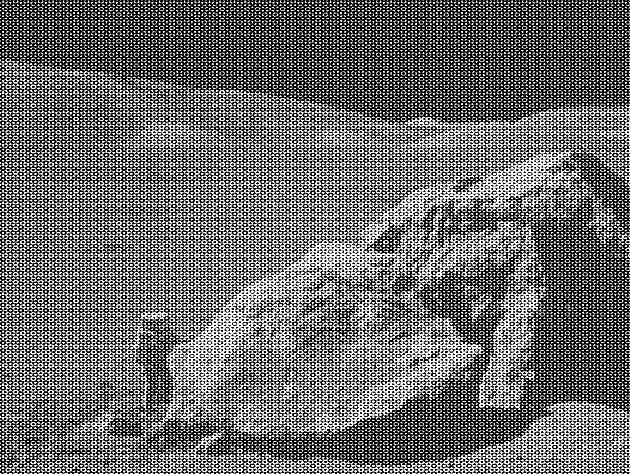
#> input picture AT_solutions/moonlanding.png, 630 x 474 px, found by its file name
$ jupyter execute --allow-errors 09ex_Algorithms.ipynb   (shell and % lines are left out)
#> lines starting #> are read from the running program, lines starting #| are printed output that depends on the picture; long printed decimals are rounded
1\. **Maximum wind speed prediction at the Sprogø station**

The exercise goal is to predict the maximum wind speed occurring every 50 years even if no measure exists for such a period. The available data are only measured over 21 years at the Sprogø meteorological station located in Denmark.

The annual maxima are supposed to fit a normal probability density function. However such function is not going to be estimated because it gives a probability from a wind speed maxima. Finding the maximum wind speed occurring every 50 years requires the opposite approach, the result needs to be found from a defined probability. That is the quantile function role and the exercise goal will be to find it. In the current model, it is supposed that the maximum wind speed occurring every 50 years is defined as the upper 2% quantile.

By definition, the quantile function is the inverse of the cumulative distribution function. The latter describes the probability distribution of an annual maxima. In the exercise, the cumulative probability $p_i$ for a given year i is defined as $p_i = i/(N+1)$ with $N = 21$, the number of measured years. Thus it will be possible to calculate the cumulative probability of every measured wind speed maxima. From those experimental points, the scipy.interpolate module will be very useful for fitting the quantile function. Finally the 50 years maxima is going to be evaluated from the cumulative probability of the 2% quantile.

Practically, load the dataset:

```python
import numpy as np
max_speeds = np.load('max-speeds.npy')
years_nb = max_speeds.shape[0]
```

Compute then the cumulative probability $p_i$ (`cprob`) and sort the maximum speeds from the data. Use then the  UnivariateSpline from scipy.interpolate to define a quantile function and thus estimate the probabilities.

In the current model, the maximum wind speed occurring every 50 years is defined as the upper 2% quantile. As a result, the cumulative probability value will be:

```python
fifty_prob = 1. - 0.02
```

So the storm wind speed occurring every 50 years can be guessed as:

``` python
fifty_wind = quantile_func(fifty_prob)
```

[cell 1]
import numpy as np
import scipy as sp
from scipy import optimize,interpolate
from scipy.interpolate import UnivariateSpline,interp1d
import matplotlib.pyplot as plt

#> (the rest of this cell did not finish here and is left out)

2\. **Curve fitting of temperature in Alaska**

The temperature extremes in Alaska for each month, starting in January, are given by (in degrees Celcius):

max:  17,  19,  21,  28,  33,  38, 37,  37,  31,  23,  19,  18

min: -62, -59, -56, -46, -32, -18, -9, -13, -25, -46, -52, -58

* Plot these temperature extremes.
* Define a function that can describe min and max temperatures.
* Fit this function to the data with scipy.optimize.curve_fit().
* Plot the result. Is the fit reasonable? If not, why?
* Is the time offset for min and max temperatures the same within the fit accuracy?

[cell 2]
import scipy as sp
import numpy as np
import matplotlib.pyplot as plt
from scipy import optimize

month=['January','Febraury','March','April','May','June','July','August','September','October','November','December']
t_max=np.array([17,19,21,28,33,38,37,37,31,23,19,18])
t_min=np.array([-62,-59,-56,-46,-32,-18,-9,-13,-25,-46,-52,-58])
num=np.arange(1,13)
fig, ax =  plt.subplots(figsize=[8,8])
ax.scatter(num,t_max,label='T_MAX')
ax.scatter(num,t_min,label='T_MIN')
ax.set_xlabel(xlabel='Months')
ax.set_ylabel(ylabel='Temperature')
ax.legend()

def f(x,A,omega,xoff,yoff):
     #return  np.exp(- ((x - mu)**2) / (sigma**2)) + yoff
        return A*np.cos(omega*x+xoff) + yoff
params_max,params_covariance_max=optimize.curve_fit(f,num,t_max,)
params_min,params_covariance_min=optimize.curve_fit(f,num,t_min)

x=np.arange(1,13,1)
ax.plot(x,f(x,params_max[0],params_max[1],params_max[2],params_max[3]))
ax.plot(x,f(x,params_min[0],params_min[1],params_min[2],params_min[3]))
#help(optimize.curve_fit)
print('Time offset from T_MAX fit: \n ',params_max[2])
print('Time offset from T_MIN fit: \n ',params_min[2])
#here you can do a t-test
# the answer is yes, considering that -5 offset corresponds to a +7 offset in a T=12 period
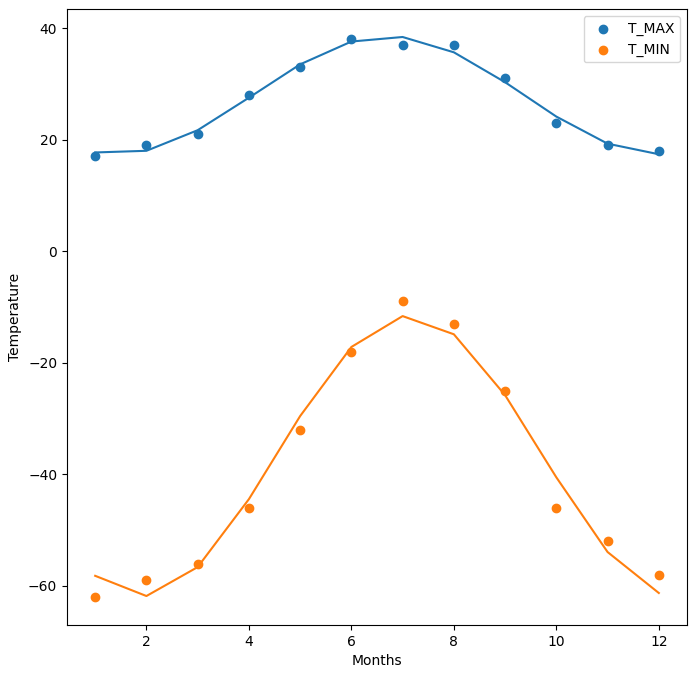
#> figure drawn by matplotlib, 1 panel; curve peaks at x = 7, y = 38.39; curve peaks at x = 7, y = -11.64

3\. **2D minimization of a six-hump camelback function**

$$
f(x,y) = \left(4-2.1x^2+\frac{x^4}{3} \right) x^2 +xy + (4y^2 -4)y^2
$$

has multiple global and local minima. Find the global minima of this function.

Hints:

* Variables can be restricted to $-2 < x < 2$ and $-1 < y < 1$.
* Use numpy.meshgrid() and pylab.imshow() to find visually the regions.
* Use scipy.optimize.minimize(), optionally trying out several of its methods.

How many global minima are there, and what is the function value at those points? What happens for an initial guess of $(x, y) = (0, 0)$ ?

[cell 3]
import pylab as plt
#help(plab.imshow)
x=np.linspace(-2,2,1000)
y=np.linspace(-1,1,1000)
X,Y=np.meshgrid(x,y)
Z=(4-2.1*X**2+X**4 /3.)*X**2 +X*Y + (4*Y**2-4)*Y**2
plt.imshow(Z,extent=[-2, 2, -2, 2],origin='lower',cmap='viridis')
plt.colorbar()
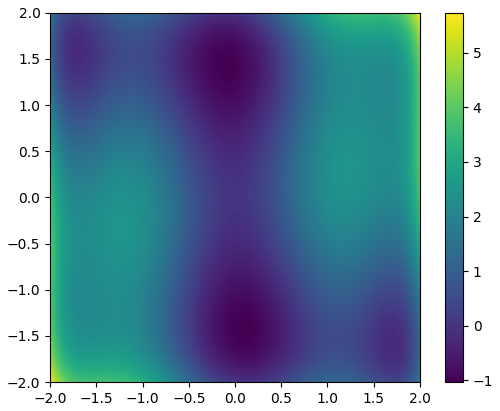
#> figure drawn by matplotlib, 2 panels

[cell 4]
#help(sp.optimize.minimize)
def f(v):
    X,Y=v
    return (4-2.1*X**2+X**4 /3)*X**2 +X*Y + (4*Y**2-4)*Y**2
bnds=[(-2,2),(-1,1)]
solutions=sp.optimize.minimize(f,(0,0),bounds=bnds)
print(solutions.x)
# in this way the solution is always zero

# let's try start from a random position between the bounds N time (N~100)
best_solutions=[]
for i in range(100):
    x0=np.random.uniform(-2,2)
    y0=np.random.uniform(-2,2)
    sol = optimize.minimize(f, x0=(x0,y0))
    best_solutions.append(sol)

best_solutions.sort(key=lambda s:s.fun)
#for s in best_solutions:
    #print("The local minimum (x,y) is =", s.x, " the value of the function is =", s.fun)

print("The global minimum (x,y) is =", best_solutions[0].x, " the value of the function is =", best_solutions[0].fun)
# it's not fully optimaze since there are actually more than one global minimum but the solutions aren't algebric
# as you can see from the map, the function is symmetrical respect to the origin (0,0) so there's more than one global minimum
# another way is using Nelder-Mead method, this is more precise
solutions=sp.optimize.minimize(f,(0,0),bounds=bnds,method='Nelder-Mead')
print(solutions.x)

4\. **FFT of a simple dataset**

Performe a periodicity analysis on the lynxs-hares population

[cell 5]
import pandas as pd
import numpy as np
import scipy as sp
from scipy import fftpack
import matplotlib.pyplot as plt

file_name='/home/turino/UNI/I/LCP/LaboratoryOfComputationalPhysics_Y8/populations.txt'
#> (the rest of this cell did not finish here and is left out)

5\. **FFT of an image**

* Examine the provided image `moonlanding.png`, which is heavily contaminated with periodic noise. In this exercise, we aim to clean up the noise using the Fast Fourier Transform.
* Load the image using pylab.imread().
* Find and use the 2-D FFT function in scipy.fftpack, and plot the spectrum (Fourier transform of) the image. Do you have any trouble visualising the spectrum? If so, why?
* The spectrum consists of high and low frequency components. The noise is contained in the high-frequency part of the spectrum, so set some of those components to zero (use array slicing).
* Apply the inverse Fourier transform to see the resulting image.

[cell 6]
import pandas as pd
import numpy as np
import scipy as sp
from scipy import fftpack
import matplotlib.pyplot as plt
import pylab as plab

filename='/home/turino/UNI/I/LCP/LaboratoryOfComputationalPhysics_Y8/moonlanding.png'
img=plab.imread(fname=filename)
#> img is the input picture: shape (474, 630) float32; min 0, max 1, mean 0.424
#plt.imshow(img) # the noisy image
#plt.colorbar()
nrows,ncols=img.shape
#> nrows = 474; ncols = 630
#help(fftpack.fft2)
img_fft=fftpack.fft2(img,shape=[nrows,ncols])
img_power_shift=fftpack.fftshift(img_fft)
img_power_shift=np.log(np.abs(img_power_shift)+1)
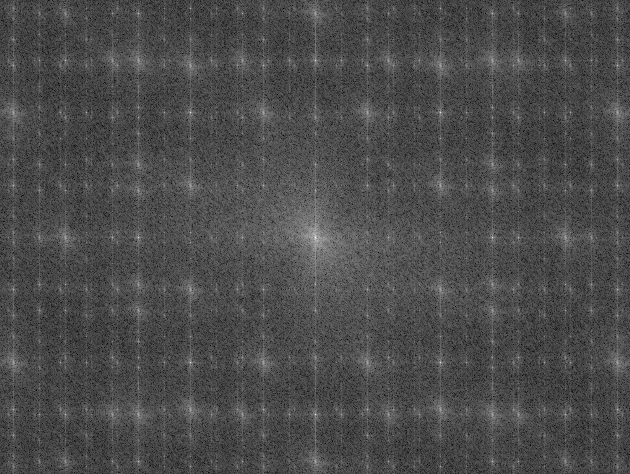
#> img_power_shift: shape (474, 630) float32; min 0.0863, max 11.75, mean 3.57; drawn with min black and max white


freq_r = fftpack.fftshift(fftpack.fftfreq(nrows, d=1.0))
#> freq_r = 474 values from -0.5 to 0.498
freq_c = fftpack.fftshift(fftpack.fftfreq(ncols, d=1.0))
#> freq_c = 630 values from -0.5 to 0.498
#help(fftpack.fftshift)
print(img_power_shift.max())
#| 11.749

#plt.imshow(img_power_shift)
#plt.colorbar()

## let's try modify the spectrum
threshold=img_power_shift.max()
#> threshold = 11.75
peak_positions=np.argwhere((img_power_shift<=threshold) & (img_power_shift> 0.3*threshold))
#> peak_positions = 160948 pairs, first value 0 to 473, second value 0 to 629
#print(peak_positions)
img_power_shift[peak_positions[:,0],peak_positions[:,1]]=0
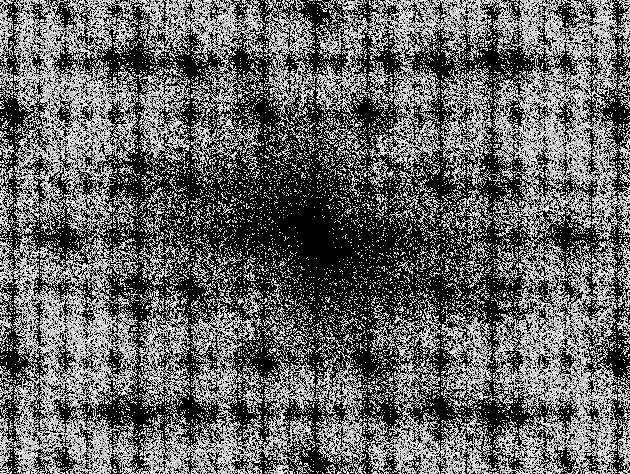
#> img_power_shift: shape (474, 630) float32; min 0, max 3.52, mean 1.36; drawn with min black and max white
print(img_power_shift.max())
#| 3.525
#plt.imshow(np.abs(img_power_shift))
#plt.colorbar()
img_filtered=fftpack.ifft2(img_power_shift,shape=[nrows,ncols])
plt.imshow(np.abs(img_filtered),cmap='gray')
plt.colorbar()
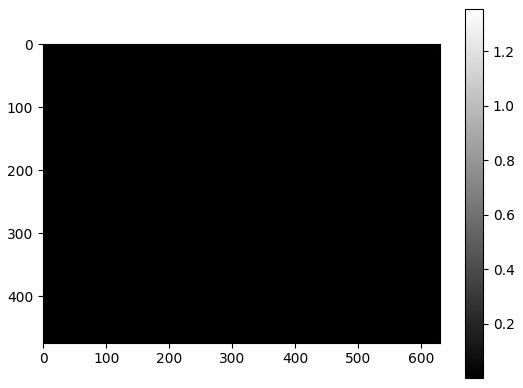
#> figure drawn by matplotlib, 2 panels

[cell 7]
import numpy as np
import matplotlib.pyplot as plt

filename='/home/turino/UNI/I/LCP/LaboratoryOfComputationalPhysics_Y8/moonlanding.png'
img = plt.imread(filename)

# grayscale
if img.ndim == 3:
    img = img.mean(axis=2)

img = img.astype(float)

rows, cols = img.shape
#> rows = 474; cols = 630
crow, ccol = rows//2, cols//2
#> crow = 237; ccol = 315

# FFT
F = np.fft.fft2(img)
Fshift = np.fft.fftshift(F)
power = np.abs(Fshift)

# ---- detect strong frequency peaks ----
threshold = 0.7 * power.max()
#> threshold = 88618.9
peaks = np.argwhere(power > threshold)
#> peaks = [[237, 315]]

# remove DC center from peak list
peaks = [(r,c) for (r,c) in peaks if not (abs(r-crow)<5 and abs(c-ccol)<5)]
#> peaks = []

# ---- build notch mask ----
mask = np.ones_like(img)

Y, X = np.ogrid[:rows, :cols]
#> Y = 474 values from 0 to 473
radius = 6   # notch size

for (r,c) in peaks:
    dist2 = (X-c)**2 + (Y-r)**2
    mask[dist2 < radius**2] = 0
#> this loop made 0 passes
#> mask: shape (474, 630) float64; every value is 1

# ---- filter ----
F_filtered = Fshift * mask
img_filtered = np.fft.ifft2(np.fft.ifftshift(F_filtered))
img_filtered = np.real(img_filtered)

# ---- show result ----
plt.figure(figsize=(12,4))
plt.subplot(1,3,1); plt.imshow(img, cmap='gray'); plt.title("Original")
plt.subplot(1,3,2); plt.imshow(mask, cmap='gray'); plt.title("Notch mask")
plt.subplot(1,3,3); plt.imshow(img_filtered, cmap='gray'); plt.title("Filtered")
plt.tight_layout(); plt.show()
